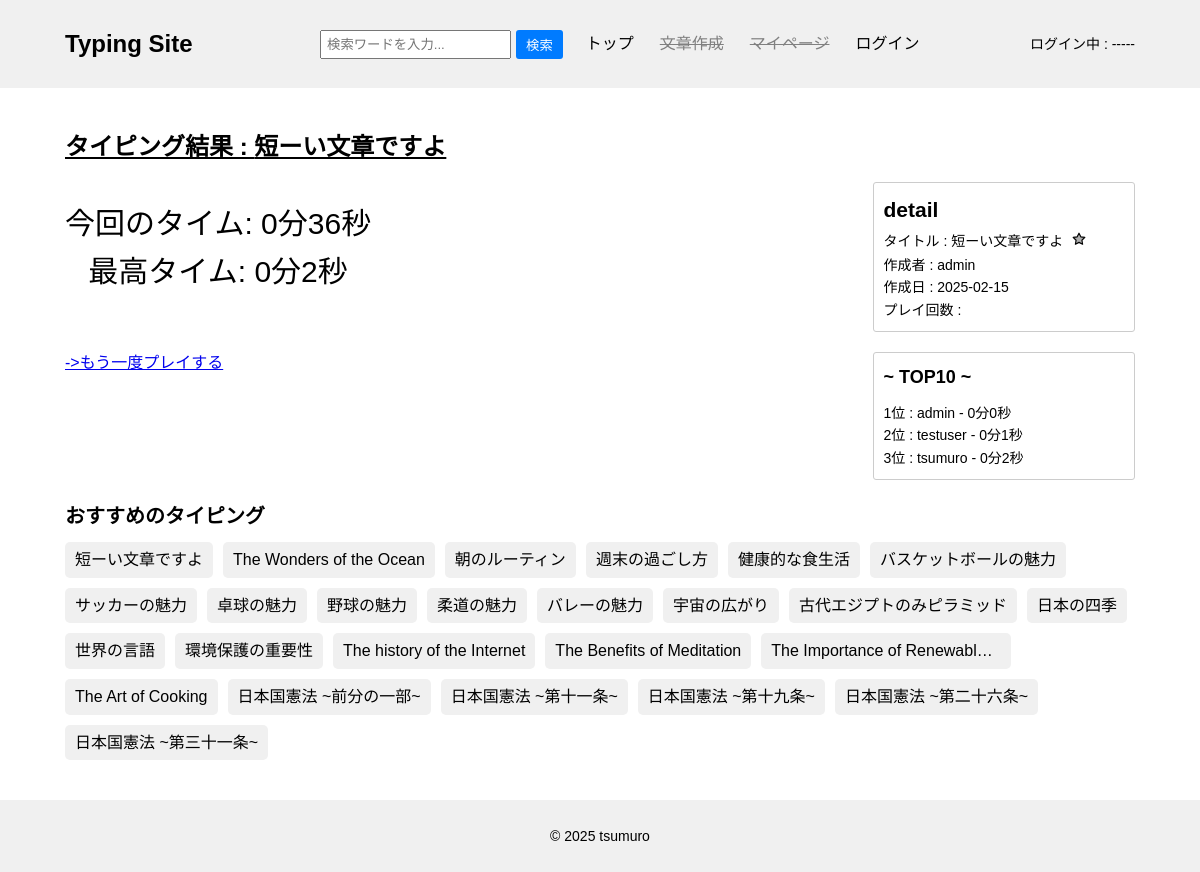
The page /result/36/36/ on the database as committed earlier.
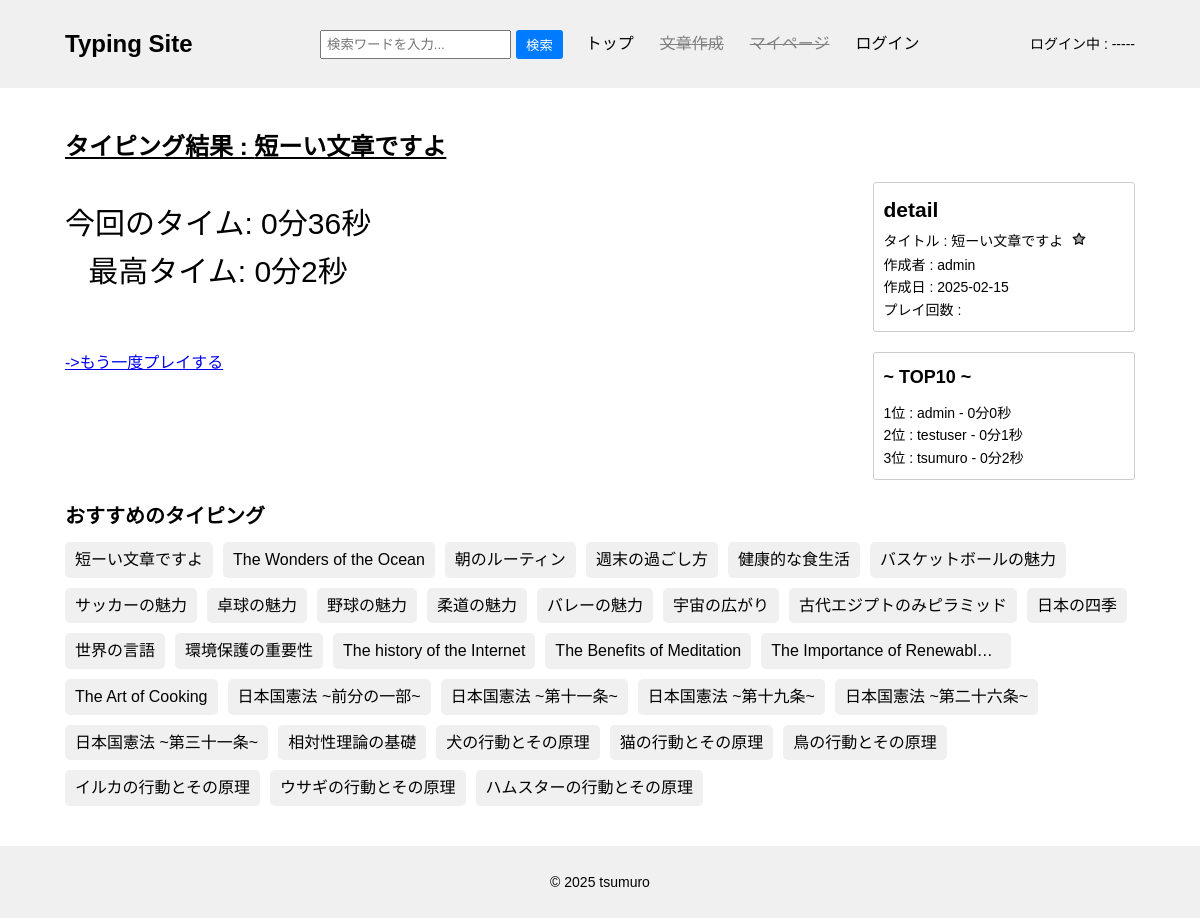
The same page on the database as committed later.
### typingapp/models.py (models this page shows, shortened)
class History(models.Model):
    user = models.ForeignKey(CustomUser, on_delete=models.CASCADE)
    title = models.ForeignKey(Content, on_delete=models.CASCADE)
    typing_time = models.IntegerField()

### accounts/models.py (models this page shows)
class CustomUser(AbstractUser):
    pass

### contentapp/models.py (models this page shows)
class Content(models.Model):
    user = models.ForeignKey(
        settings.AUTH_USER_MODEL,
        on_delete=models.SET_NULL,
        null=True,
        blank=True
    )
    title = models.CharField(max_length=50, unique=True)
    sentence = models.TextField()
    category = models.ForeignKey(
        Category,
        on_delete=models.SET_NULL,
        null=True,
        blank=True,
    )
    is_public = models.BooleanField(default=True)
    play_count = models.IntegerField(default=0)
    created_at = models.DateTimeField(auto_now_add=True)
    def __str__(self):
        return self.title

### typingapp/views.py (the view, shortened to what this page needs)
# urls.py: path('result/<int:pk>/<int:typing_time>/', views.ResultView.as_view(), name='result'),
class ResultView(generic.DetailView):
    model = History
    template_name = "result.html"
    context_object_name = "history"
    def get_context_data(self, **kwargs):
        context = super().get_context_data(**kwargs)
        typing_time = self.kwargs.get("typing_time")
        pk = self.kwargs['pk']
        history = History.objects.get(pk=pk)
        if self.request.user.is_authenticated:
            is_favorite = Favorite.objects.filter(user=self.request.user, title=history.title).exists()
        else:
            is_favorite = False
        context['is_favorite'] = is_favorite
        context["typing_time"] = int(typing_time)
        context["is_best_time"] = typing_time == self.object.typing_time
        context['ranking_list'] = History.objects.filter(title__title=self.object.title).order_by("typing_time")
        context['content_list'] = Content.objects.filter(is_public=True).order_by('-play_count')
        return context

### templatetags/custom_filters.py (called while the page is built)
@register.filter
def format_duration(seconds):
    minutes = seconds // 60
    remaining_seconds = seconds % 60
    return f"{minutes}分{remaining_seconds}秒"

### typingapp/templates/result.html (shortened to what this page needs)
{% extends "base.html" %}
{% load custom_filters %}
{% block contents %}
<div class="index-content">
    <div class="typing-content">
        <div id="title">
            <p><strong>タイピング結果 : {{ history.title }} </strong></p>
        </div>
        <div class="result-time">
            {% if is_best_time %}
                <p style="color: green; font-weight: bold;">🎉 最高タイムです！ {{ typing_time|format_duration }} 🎉</p>
            {% else %}
                <p>今回のタイム: {{ typing_time|format_duration }} </p>
                <p>最高タイム: {{ history.typing_time|format_duration }} </p>
            {% endif %}
        </div>
        <div id="result-comment">
            <a href="{% url "typingapp:typing" history.title.pk %}">->もう一度プレイする</a>
        </div>
    </div>
    <div class="info-content">
        <div class="detail-list">
            <form method="post">
                <p>
                    <h2>detail</h2>
                    タイトル : {{ history.title }}
                    {% if is_favorite %}
                        <input type="hidden" name="action" value="delete_favorite">
                        <button type="submit" id="favorite-button" class="favorite-delete-btn" title="お気に入り削除">
                            <svg xmlns="http://www.w3.org/2000/svg" width="24" height="24" viewBox="0 0 24 24" fill="currentColor" stroke="currentColor" stroke-width="2" stroke-linecap="round" stroke-linejoin="round">
                                <polygon points="12 2 15.09 8.26 22 9.27 17 14.14 18.18 21.02 12 17.77 5.82 21.02 7 14.14 2 9.27 8.91 8.26 12 2"></polygon>
                            </svg>
                        </button>
                    {% else %}
                        <button type="submit" id="favorite-button" class="favorite-add-btn" title="お気に入り登録">
                            <svg xmlns="http://www.w3.org/2000/svg" width="24" height="24" viewBox="0 0 24 24" fill="currentColor" stroke="currentColor" stroke-width="2" stroke-linecap="round" stroke-linejoin="round">
                                <polygon points="12 2 15.09 8.26 22 9.27 17 14.14 18.18 21.02 12 17.77 5.82 21.02 7 14.14 2 9.27 8.91 8.26 12 2"></polygon>
                            </svg>
                        </button>
                    {% endif %}
                    <br>
                    作成者 : {{ history.title.user }}
                    <br>
                    作成日 : {{ history.title.created_at|date:"Y-m-j" }}
                    <br>
                    プレイ回数 : {{ hitory.title.play_count }}
                </p>
            </form>
        </div>
        <div class="ranking_list">
            <h2>~ TOP10 ~</h2>
            <ul>
                {% for ranking in ranking_list|slice:":10" %}
                    <li>{{ forloop.counter }}位 : {{ ranking.user }} - {{ ranking.typing_time|format_duration }}</li>
                {% empty %}
                    <li>まだランキングがありません</li>
                {% endfor %}
            </ul>
        </div>
    </div>
</div>
<div class="content-list">
    <h2>おすすめのタイピング</h2>
    <ul>
        {% for content in content_list %}
        <li><a href="{% url "typingapp:typing" content.pk %}">{{ content.title }}</a></li>
        {% endfor %}
    </ul>
</div>
{% endblock %}

Rows that differ between the two databases and show on the page:
added Content: title "相対性理論の基礎"
added Content: title "犬の行動とその原理"
added Content: title "猫の行動とその原理"
added Content: title "鳥の行動とその原理"
added Content: title "イルカの行動とその原理"
added Content: title "ウサギの行動とその原理"
added Content: title "ハムスターの行動とその原理"
